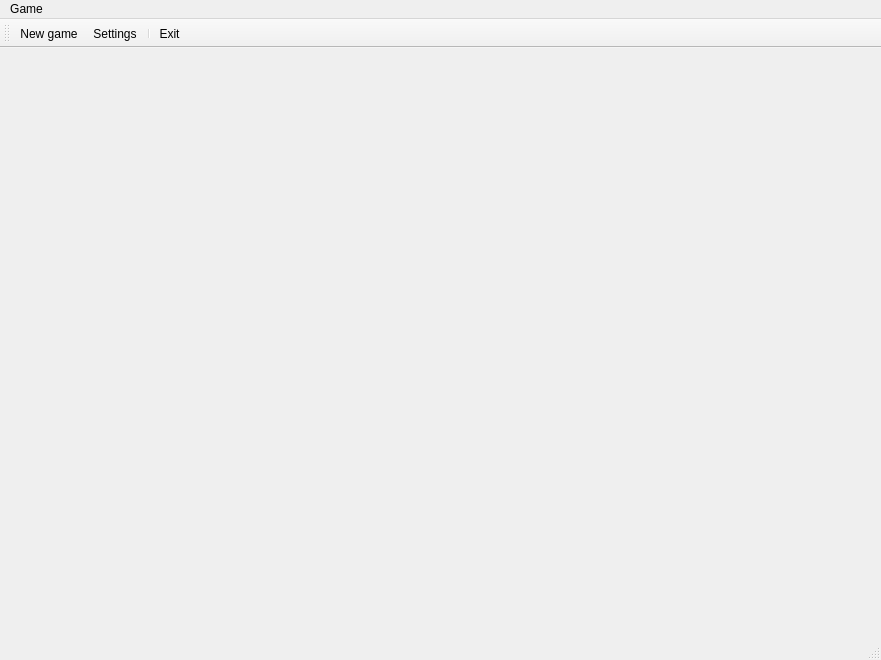
<?xml version="1.0" encoding="UTF-8"?>
<ui version="4.0">
 <class>SoloNoble</class>
 <widget class="QMainWindow" name="SoloNoble">
  <property name="geometry">
   <rect>
    <x>0</x>
    <y>0</y>
    <width>881</width>
    <height>660</height>
   </rect>
  </property>
  <property name="windowTitle">
   <string>SoloNoble</string>
  </property>
  <widget class="QWidget" name="centralwidget">
   <layout class="QHBoxLayout" name="horizontalLayout"/>
  </widget>
  <widget class="QMenuBar" name="menubar">
   <property name="geometry">
    <rect>
     <x>0</x>
     <y>0</y>
     <width>881</width>
     <height>20</height>
    </rect>
   </property>
   <widget class="QMenu" name="menuGame">
    <property name="title">
     <string>Game</string>
    </property>
    <addaction name="actionNewGame"/>
    <addaction name="actionSettings"/>
    <addaction name="separator"/>
    <addaction name="actionExit"/>
   </widget>
   <addaction name="menuGame"/>
  </widget>
  <widget class="QStatusBar" name="statusBar"/>
  <widget class="QToolBar" name="toolBar">
   <property name="windowTitle">
    <string>toolBar</string>
   </property>
   <property name="movable">
    <bool>true</bool>
   </property>
   <property name="orientation">
    <enum>Qt::Horizontal</enum>
   </property>
   <attribute name="toolBarArea">
    <enum>TopToolBarArea</enum>
   </attribute>
   <attribute name="toolBarBreak">
    <bool>false</bool>
   </attribute>
   <addaction name="actionNewGame"/>
   <addaction name="actionSettings"/>
   <addaction name="separator"/>
   <addaction name="actionExit"/>
  </widget>
  <action name="actionNewGame">
   <property name="text">
    <string>&amp;New game</string>
   </property>
  </action>
  <action name="actionExit">
   <property name="text">
    <string>&amp;Exit</string>
   </property>
  </action>
  <action name="actionSettings">
   <property name="text">
    <string>&amp;Settings</string>
   </property>
  </action>
 </widget>
 <resources/>
 <connections>
  <connection>
   <sender>actionExit</sender>
   <signal>triggered()</signal>
   <receiver>SoloNoble</receiver>
   <slot>close()</slot>
   <hints>
    <hint type="sourcelabel">
     <x>-1</x>
     <y>-1</y>
    </hint>
    <hint type="destinationlabel">
     <x>440</x>
     <y>329</y>
    </hint>
   </hints>
  </connection>
 </connections>
</ui>
